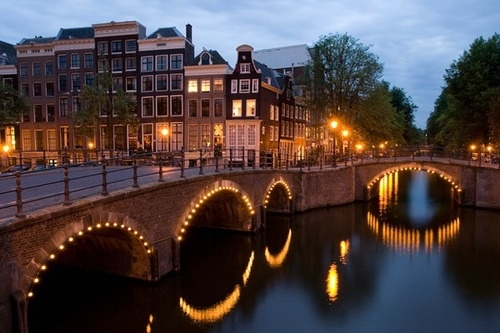
#> input picture imagens/ponte.jpg, 500 x 333 px
$ python ef_negativo.py imagens/ponte.jpg out.png
#> lines starting #> are read from the running program, lines starting #| are printed output that depends on the picture
import sys
from PIL import Image

if __name__ == "__main__":
    print(f'quanto argumentos: {len(sys.argv)}')
    for i, arg in enumerate(sys.argv):
        print(f'Argument: {i}: {arg}')

img = Image.open(sys.argv[1])
#> img is the input picture: PIL image 500x333 RGB; mean R, G, B 79.6, 67.1, 68.1

matriz = img.load()

for i in range(img.size[0]):
    for j in range(img.size[1]):
        r = 255 - matriz[i, j][0]
        g = 255 - matriz[i, j][1]
        b = 255 - matriz[i, j][2]
        matriz[i, j] = (r, g, b)

img.save(sys.argv[2])
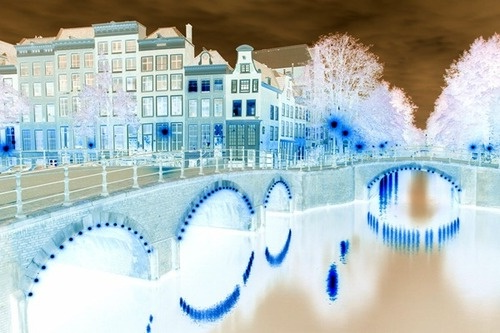
#> saved as out.png: PIL image 500x333 RGB; mean R, G, B 175.4, 187.9, 186.9
